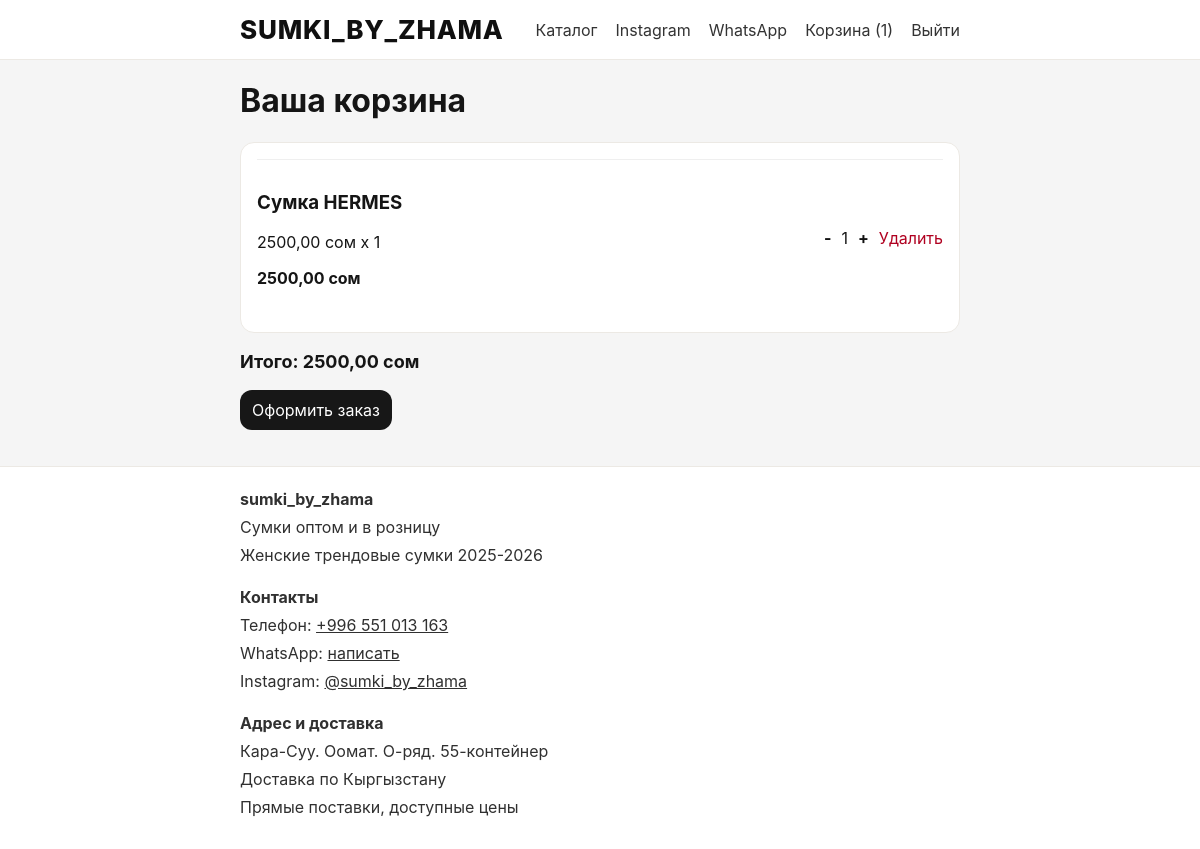
The app's page /cart/ (signed in) with its own data.
### shop/models.py (models this page shows, shortened)
class CartItem(models.Model):
    cart = models.ForeignKey(Cart, on_delete=models.CASCADE, related_name="items")
    product = models.ForeignKey(Product, on_delete=models.CASCADE, related_name="cart_items")
    quantity = models.PositiveIntegerField(default=1)
    class Meta:
        verbose_name = "Позиция корзины"
        verbose_name_plural = "Позиции корзины"
        unique_together = ("cart", "product")
    @property
    def total_price(self) -> Decimal:
        return self.product.price * self.quantity

class Product(models.Model):
    class StockStatus(models.TextChoices):
        IN_STOCK = "in_stock", "В наличии"
        OUT_OF_STOCK = "out_of_stock", "Нет в наличии"
    category = models.ForeignKey(Category, on_delete=models.PROTECT, related_name="products", verbose_name="Категория")
    name = models.CharField(max_length=150, verbose_name="Название")
    slug = models.SlugField(max_length=170, unique=True)
    sku = models.CharField(max_length=40, unique=True, verbose_name="Артикул")
    description = models.TextField(verbose_name="Описание")
    material = models.CharField(max_length=120, blank=True, verbose_name="Материал")
    color = models.CharField(max_length=80, blank=True, verbose_name="Цвет")
    width_cm = models.PositiveSmallIntegerField(blank=True, null=True, verbose_name="Ширина, см")
    height_cm = models.PositiveSmallIntegerField(blank=True, null=True, verbose_name="Высота, см")
    depth_cm = models.PositiveSmallIntegerField(blank=True, null=True, verbose_name="Глубина, см")
    price = models.DecimalField(max_digits=10, decimal_places=2, verbose_name="Цена")
    old_price = models.DecimalField(max_digits=10, decimal_places=2, blank=True, null=True, verbose_name="Старая цена")
    stock = models.PositiveIntegerField(default=0, verbose_name="Количество")
    stock_status = models.CharField(
        max_length=20,
        choices=StockStatus.choices,
        default=StockStatus.IN_STOCK,
        verbose_name="Статус наличия",
    )
    is_featured = models.BooleanField(default=False, verbose_name="Рекомендуемый")
    is_active = models.BooleanField(default=True, verbose_name="Опубликован")
    created_at = models.DateTimeField(auto_now_add=True)
    updated_at = models.DateTimeField(auto_now=True)
    class Meta:
        verbose_name = "Товар"
        verbose_name_plural = "Товары"
        ordering = ["-created_at"]

class Cart(models.Model):
    user = models.OneToOneField(settings.AUTH_USER_MODEL, on_delete=models.CASCADE, related_name="cart")
    updated_at = models.DateTimeField(auto_now=True)
    class Meta:
        verbose_name = "Корзина"
        verbose_name_plural = "Корзины"
    @property
    def total_price(self) -> Decimal:
        return sum((item.total_price for item in self.items.select_related("product")), Decimal("0"))

### shop/views.py (the view)
# urls.py: path("cart/", cart_view, name="cart"),
@login_required
def cart_view(request):
    cart, _ = Cart.objects.get_or_create(user=request.user)
    return render(request, "shop/cart.html", {"cart": cart})

### shop/context_processors.py (called while the page is built)
def cart_data(request):
    if not request.user.is_authenticated:
        return {"cart_items_count": 0}
    cart = Cart.objects.filter(user=request.user).first()
    count = sum(item.quantity for item in cart.items.all()) if cart else 0
    return {"cart_items_count": count}

### templates/shop/cart.html (shortened to what this page needs)
{% extends "base.html" %}
{% block content %}
<h1>Ваша корзина</h1>
{% if cart.items.all %}
    <div class="cart-list">
        {% for item in cart.items.all %}
            <div class="cart-item">
                <div>
                    <h3>{{ item.product.name }}</h3>
                    <p>{{ item.product.price }} сом x {{ item.quantity }}</p>
                    <p><strong>{{ item.total_price }} сом</strong></p>
                </div>
                <div class="cart-actions">
                    <a href="{% url 'shop:update_cart_item' item.id 'minus' %}">-</a>
                    <span>{{ item.quantity }}</span>
                    <a href="{% url 'shop:update_cart_item' item.id 'plus' %}">+</a>
                    <a href="{% url 'shop:update_cart_item' item.id 'remove' %}" class="danger">Удалить</a>
                </div>
            </div>
        {% endfor %}
    </div>
    <p class="total">Итого: {{ cart.total_price }} сом</p>
    <a href="{% url 'shop:checkout' %}" class="btn">Оформить заказ</a>
{% else %}
    <p>Корзина пока пуста.</p>
{% endif %}
{% endblock %}

### static/css/style.css (style rules this page uses)
* { box-sizing: border-box; }
body { margin: 0; font-family: Inter, Arial, sans-serif; background: #f5f5f5; color: #151515; }
.filter-grid button, .btn { background: #171717; color: #fff; border: none; cursor: pointer; text-decoration: none; display: inline-block; padding: 10px 12px; border-radius: 12px; transition: transform 0.2s ease, background 0.2s ease, box-shadow 0.2s ease; }
.reviews, .auth-box, .checkout-grid, .cart-list, .success { background: #fff; border: 1px solid #ece9e4; border-radius: 14px; padding: 16px; margin: 18px 0; }
.cart-item { display: flex; justify-content: space-between; border-top: 1px solid #efefef; padding: 12px 0; }
.cart-actions { display: flex; align-items: center; gap: 10px; }
.cart-actions a { text-decoration: none; color: #111; font-weight: 700; }
.cart-actions .danger { color: #b00020; font-weight: 400; }
.total { font-size: 18px; font-weight: 700; }

### records on screen
CartItem: product.name "Сумка HERMES", product.price "2500,00", quantity "1", total_price "2500,00"
Cart: total_price "2500,00"

### other values on screen
{{ cart_items_count }} "1"
